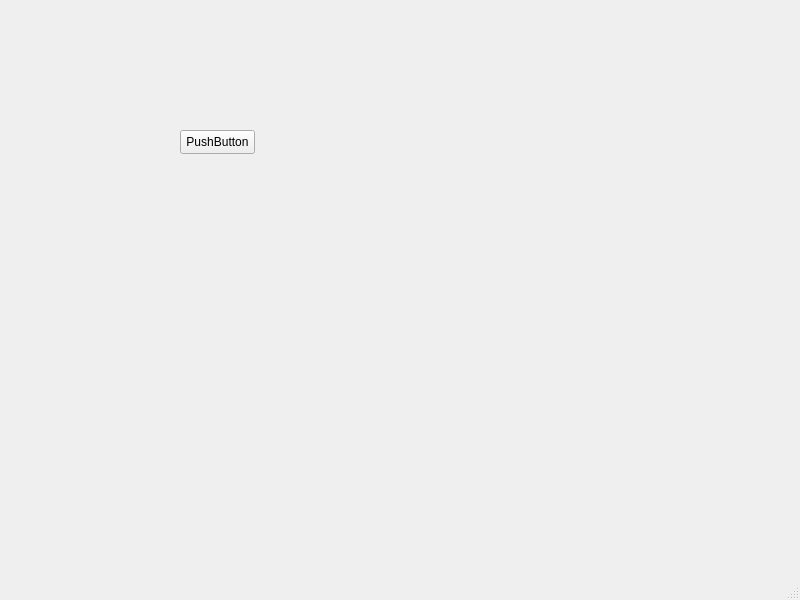
<?xml version="1.0" encoding="UTF-8"?>
<ui version="4.0">
 <class>MainWindow</class>
 <widget class="QMainWindow" name="MainWindow">
  <property name="geometry">
   <rect>
    <x>0</x>
    <y>0</y>
    <width>800</width>
    <height>600</height>
   </rect>
  </property>
  <property name="windowTitle">
   <string>MainWindow</string>
  </property>
  <widget class="QWidget" name="centralwidget">
   <widget class="MyButton" name="pushButton">
    <property name="geometry">
     <rect>
      <x>180</x>
      <y>130</y>
      <width>75</width>
      <height>24</height>
     </rect>
    </property>
    <property name="text">
     <string>PushButton</string>
    </property>
   </widget>
  </widget>
  <widget class="QMenuBar" name="menubar">
   <property name="geometry">
    <rect>
     <x>0</x>
     <y>0</y>
     <width>800</width>
     <height>22</height>
    </rect>
   </property>
  </widget>
  <widget class="QStatusBar" name="statusbar"/>
 </widget>
 <customwidgets>
  <customwidget>
   <class>MyButton</class>
   <extends>QPushButton</extends>
   <header>mybutton.h</header>
  </customwidget>
 </customwidgets>
 <resources/>
 <connections/>
</ui>
